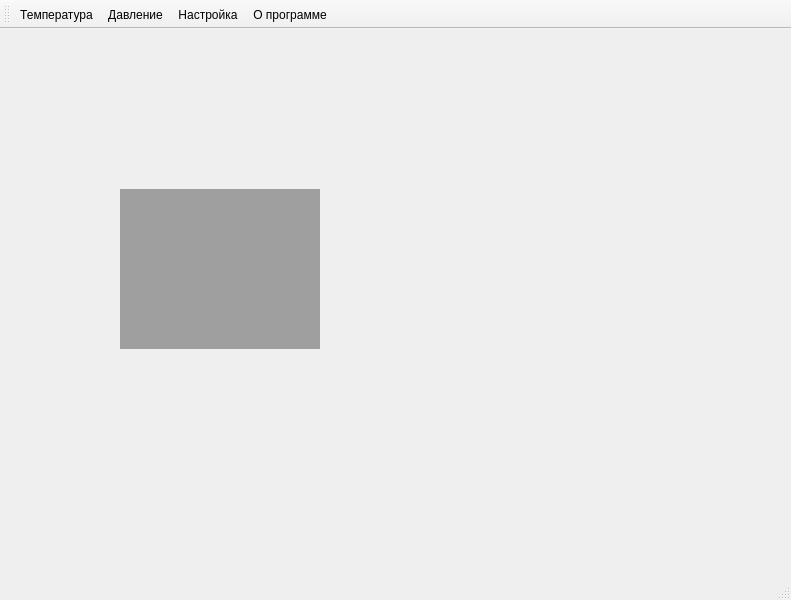
<?xml version="1.0" encoding="UTF-8"?>
<ui version="4.0">
 <class>MyMainWindow</class>
 <widget class="QMainWindow" name="MyMainWindow">
  <property name="geometry">
   <rect>
    <x>0</x>
    <y>0</y>
    <width>791</width>
    <height>600</height>
   </rect>
  </property>
  <property name="windowTitle">
   <string>CalManager 0.4</string>
  </property>
  <property name="documentMode">
   <bool>true</bool>
  </property>
  <widget class="QWidget" name="centralwidget">
   <widget class="QMdiArea" name="mdiArea">
    <property name="geometry">
     <rect>
      <x>120</x>
      <y>160</y>
      <width>200</width>
      <height>160</height>
     </rect>
    </property>
   </widget>
  </widget>
  <widget class="QStatusBar" name="statusbar"/>
  <widget class="QToolBar" name="toolBar">
   <property name="windowTitle">
    <string>toolBar</string>
   </property>
   <attribute name="toolBarArea">
    <enum>TopToolBarArea</enum>
   </attribute>
   <attribute name="toolBarBreak">
    <bool>true</bool>
   </attribute>
   <addaction name="Tempaction"/>
   <addaction name="Pressaction"/>
   <addaction name="Setupaction"/>
   <addaction name="Aboutaction"/>
  </widget>
  <action name="Tempaction">
   <property name="text">
    <string>Температура</string>
   </property>
   <property name="visible">
    <bool>true</bool>
   </property>
   <property name="iconVisibleInMenu">
    <bool>false</bool>
   </property>
  </action>
  <action name="Pressaction">
   <property name="text">
    <string>Давление</string>
   </property>
  </action>
  <action name="Setupaction">
   <property name="text">
    <string>Настройка</string>
   </property>
  </action>
  <action name="Aboutaction">
   <property name="text">
    <string>О программе...</string>
   </property>
  </action>
 </widget>
 <resources/>
 <connections/>
</ui>
